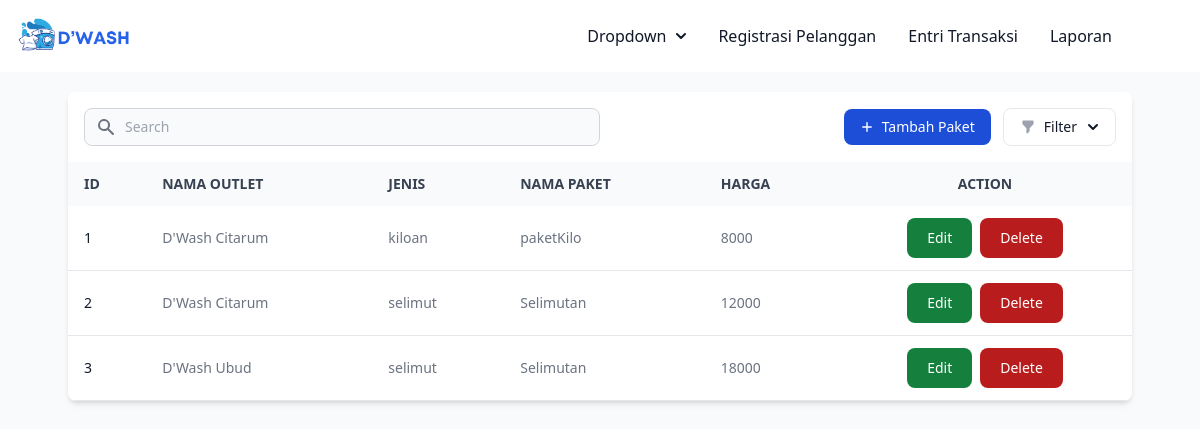
The app's page /dashboard.php?page=paket (signed in) with its own data.
### tables this page shows
CREATE TABLE `tb_paket` (
  `id` int(11) NOT NULL,
  `id_outlet` int(11) NOT NULL,
  `jenis` enum('kiloan','selimut','bed_cover','kaos','lain') NOT NULL,
  `nama_paket` varchar(100) NOT NULL,
  `harga` int(11) NOT NULL
);

CREATE TABLE `tb_outlet` (
  `id` int(11) NOT NULL,
  `nama` varchar(100) NOT NULL,
  `alamat` text NOT NULL,
  `telepon` varchar(15) NOT NULL
);

### view/viewPaket.php (the view, shortened to what this page needs)
<?php
                         $id = 1;
                         $datas = mysqli_query($koneksi, "SELECT tb_paket.*, tb_outlet.nama AS namaOutlet FROM tb_paket INNER JOIN tb_outlet ON tb_paket.id_outlet = tb_outlet.id");
                         if(mysqli_num_rows($datas) != 0){
                         ?>
<section class="bg-gray-50  p-3 sm:p-5 h-full min-h-screen ">
    <div class="mx-auto max-w-screen-2xl px-4 lg:px-12">
        <div class="bg-white dark:bg-gray-800 relative shadow-md sm:rounded-lg overflow-hidden">
            <div class="flex flex-col md:flex-row items-center justify-between space-y-3 md:space-y-0 md:space-x-4 p-4">
                <div class="w-full md:w-1/2">
                    <form class="flex items-center" action="" method="GET">
                        <div class="relative w-full">
                            <div class="absolute inset-y-0 left-0 flex items-center pl-3 pointer-events-none">
                            </div>
                            <input type="text" id="simple-search" name="search" class="bg-gray-50 border border-gray-300 text-gray-900 text-sm rounded-lg focus:ring-blue-500 focus:border-blue-500 block w-full pl-10 p-2 dark:bg-gray-700 dark:border-gray-600 dark:placeholder-gray-400 dark:text-white dark:focus:ring-blue-500 dark:focus:border-blue-500" placeholder="Search" >
                        </div>
                    </form>
                </div>
                <div class="w-full md:w-auto flex flex-col md:flex-row space-y-2 md:space-y-0 items-stretch md:items-center justify-end md:space-x-3 flex-shrink-0">
                   <a href="dashboard.php?page=tambahPaket">
                   <button type="button" class="flex items-center justify-center text-white bg-blue-700 hover:bg-blue-800 focus:ring-4 focus:ring-blue-300 font-medium rounded-lg text-sm px-4 py-2 dark:bg-blue-600 dark:hover:bg-blue-700 focus:outline-none dark:focus:ring-blue-800">
                        <svg class="h-3.5 w-3.5 mr-2" fill="currentColor" viewbox="0 0 20 20" xmlns="http://www.w3.org/2000/svg" aria-hidden="true">
                            <path clip-rule="evenodd" fill-rule="evenodd" d="M10 3a1 1 0 011 1v5h5a1 1 0 110 2h-5v5a1 1 0 11-2 0v-5H4a1 1 0 110-2h5V4a1 1 0 011-1z" />
                        </svg>
                        Tambah Paket
                    </button>
                   </a>
                    <div class="flex items-center space-x-3 w-full md:w-auto">
                        <button id="filterDropdownButton" data-dropdown-toggle="filterDropdown" class="w-full md:w-auto flex items-center justify-center py-2 px-4 text-sm font-medium text-gray-900 focus:outline-none bg-white rounded-lg border border-gray-200 hover:bg-gray-100 hover:text-blue-700 focus:z-10 focus:ring-4 focus:ring-gray-200 dark:focus:ring-gray-700 dark:bg-gray-800 dark:text-gray-400 dark:border-gray-600 dark:hover:text-white dark:hover:bg-gray-700" type="button">
                            Filter
                            <svg class="-mr-1 ml-1.5 w-5 h-5" fill="currentColor" viewbox="0 0 20 20" xmlns="http://www.w3.org/2000/svg" aria-hidden="true">
                                <path clip-rule="evenodd" fill-rule="evenodd" d="M5.293 7.293a1 1 0 011.414 0L10 10.586l3.293-3.293a1 1 0 111.414 1.414l-4 4a1 1 0 01-1.414 0l-4-4a1 1 0 010-1.414z" />
                            </svg>
                        </button>
                    </div>
                </div>
            </div>
            <div class="overflow-x-auto">
                <table class="w-full text-sm text-left text-gray-500 dark:text-gray-400">
                    <thead class="text-x text-gray-700 uppercase bg-gray-50 dark:bg-gray-700 dark:text-gray-400">
                        <tr>
                            <th scope="col" class="px-4 py-3 ">ID</th>
                            <th scope="col" class="px-4 py-3 ">Nama Outlet</th>
                            <th scope="col" class="px-4 py-3 ">Jenis</th>
                            <th scope="col" class="px-4 py-3 ">Nama Paket</th>
                            <th scope="col" class="px-4 py-3 ">Harga</th>
                            <th scope="col" class="px-4 py-3 text-center <?php if($_SESSION['role'] != "admin" ){ echo "hidden";}?>">Action</th>
                        </tr>
                    </thead>
                    <tbody>
                         <?php
                         while($data = mysqli_fetch_assoc($datas)){
                    $idPaket = $data['id'];
                    @$checkQuery = "SELECT *
                    FROM tb_paket
                    INNER JOIN tb_detail_transaksi ON tb_detail_transaksi.id_paket = tb_paket.id
                    WHERE tb_paket.id = '$idPaket'";
                      @ $hideDelete = mysqli_query($koneksi, $checkQuery);
                      @$hasConnections = mysqli_num_rows($hideDelete) > 0;
        ?>
                        <tr class="border-b dark:border-gray-700">
                            <th scope="row" class="px-4 py-3 font-medium text-gray-900 whitespace-nowrap dark:text-white"><?=$id++?></th>
                            <td class="px-4 py-3 "><?= $data['namaOutlet'] ?></td>
                            <td class="px-4 py-3 "><?= $data['jenis'] ?></td>
                            <td class="px-4 py-3 "><?= $data['nama_paket'] ?></td>
                            <td class="px-4 py-3 "><?= $data['harga'] ?></td>
                            <td class="px-3 py-3 flex  gap-2 items-center justify-center <?php if($_SESSION['role'] != "admin" ){ echo "hidden";}?>">
                            <button type="button" class="focus:outline-none text-white bg-green-700 hover:bg-green-800 focus:ring-4 focus:ring-green-300 font-medium rounded-lg text-sm px-5 py-2.5  dark:bg-green-600 dark:hover:bg-green-700 dark:focus:ring-green-800">
                                <a href="dashboard.php?page=editPaket&id=<?=$data['id'] ?>">Edit</a>
                         </button>
                            <button type="button" class="focus:outline-none text-white bg-red-700 hover:bg-red-800 focus:ring-4 focus:ring-red-300 font-medium rounded-lg text-sm  py-2.5 dark:bg-red-600 dark:hover:bg-red-700 dark:focus:ring-red-800
                            <?php if($hasConnections) { echo "disabled aria-disabled='true' onclick='return false;'"; } ?>
                            ">
                <a href="<?php if(!$hasConnections) { echo 'delete/deletePaket.php?id=' . $data['id']; } ?>" class="px-5 py-2.5<?php if($hasConnections) { echo "disabled aria-disabled='true' cursor-not-allowed w-full h-auto";} ?>">Delete</a>
                         </button>
                        </td>
                        </tr>
                      <?php }  ?>
                    </tbody>
                </table>
            </div>
        </div>
    </div>
    </section>
<?php } ?>

### records on screen
tb_paket: id_outlet.nama "D'Wash Citarum", jenis "kiloan", nama_paket "paketKilo", harga "8000"
tb_paket: id_outlet.nama "D'Wash Citarum", jenis "selimut", nama_paket "Selimutan", harga "12000"
tb_paket: id_outlet.nama "D'Wash Ubud", jenis "selimut", nama_paket "Selimutan", harga "18000"
